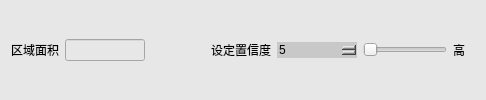
             <widget class="QWidget" name="widget_12" native="true">
              <property name="styleSheet">
               <string notr="true">background-color: rgb(231, 231, 231);</string>
              </property>
              <layout class="QHBoxLayout" name="horizontalLayout_5">
               <item>
                <widget class="QLabel" name="label_12">
                 <property name="styleSheet">
                  <string notr="true">font: 11pt &quot;微软雅黑&quot;;</string>
                 </property>
                 <property name="text">
                  <string>区域面积</string>
                 </property>
                </widget>
               </item>
               <item>
                <widget class="QLineEdit" name="lineEditImageArea">
                 <property name="minimumSize">
                  <size>
                   <width>60</width>
                   <height>0</height>
                  </size>
                 </property>
                 <property name="maximumSize">
                  <size>
                   <width>80</width>
                   <height>16777215</height>
                  </size>
                 </property>
                 <property name="styleSheet">
                  <string notr="true">font: 11pt &quot;微软雅黑&quot;;</string>
                 </property>
                </widget>
               </item>
               <item>
                <spacer name="horizontalSpacer_5">
                 <property name="orientation">
                  <enum>Qt::Horizontal</enum>
                 </property>
                 <property name="sizeType">
                  <enum>QSizePolicy::Expanding</enum>
                 </property>
                 <property name="sizeHint" stdset="0">
                  <size>
                   <width>60</width>
                   <height>20</height>
                  </size>
                 </property>
                </spacer>
               </item>
               <item>
                <widget class="QLabel" name="label_18">
                 <property name="styleSheet">
                  <string notr="true">font: 11pt &quot;微软雅黑&quot;;</string>
                 </property>
                 <property name="text">
                  <string>设定置信度</string>
                 </property>
                </widget>
               </item>
               <item>
                <widget class="KSpinBoxKb" name="spinBoxConfidence">
                 <property name="minimumSize">
                  <size>
                   <width>80</width>
                   <height>0</height>
                  </size>
                 </property>
                 <property name="maximumSize">
                  <size>
                   <width>80</width>
                   <height>16777215</height>
                  </size>
                 </property>
                 <property name="styleSheet">
                  <string notr="true">
QSpinBox
{
	
	font: 12pt &quot;微软雅黑&quot;;
	border-width:1;border-style:none;
	border-color:rgb(255, 255, 255);
	background-color: rgb(200, 200, 200);
	color::rgb(255,255, 0);

}
QSpinBox::down-button
{   
	
	background-color: rgb(200, 200, 200);
	subcontrol-origin:border;
    subcontrol-position:left;
    image: url(:/左normal.png);
    width: 20px;
    height: 30px; ;
}
QSpinBox::up-button
{
board:none;
	background-color: rgb(200, 200, 200);
	subcontrol-origin:border;
    subcontrol-position:right;
    image: url(:/右normal.png);
    width: 20px;
    height: 30px;       
}

QSpinBox::up-button:pressed
{
board:none;
background-color: rgb(103, 103, 103);
	subcontrol-origin:border;
    subcontrol-position:right;
    image: url(:/右press.png);
    width: 20px;
    height: 30px;      
}
QSpinBox::down-button:pressed
{
board:none;
background-color: rgb(103, 103, 103);
	subcontrol-origin:border;
    subcontrol-position:left;
    image: url(:/左press.png);
    width: 20px;
    height: 30px; 
}
</string>
                 </property>
                 <property name="minimum">
                  <number>5</number>
                 </property>
                 <property name="maximum">
                  <number>100</number>
                 </property>
                </widget>
               </item>
               <item>
                <widget class="QSlider" name="horizontalSliderConfidence">
                 <property name="minimumSize">
                  <size>
                   <width>80</width>
                   <height>0</height>
                  </size>
                 </property>
                 <property name="maximumSize">
                  <size>
                   <width>100</width>
                   <height>16777215</height>
                  </size>
                 </property>
                 <property name="minimum">
                  <number>5</number>
                 </property>
                 <property name="maximum">
                  <number>100</number>
                 </property>
                 <property name="orientation">
                  <enum>Qt::Horizontal</enum>
                 </property>
                </widget>
               </item>
               <item>
                <widget class="QLabel" name="label_20">
                 <property name="styleSheet">
                  <string notr="true">font: 11pt &quot;微软雅黑&quot;;</string>
                 </property>
                 <property name="text">
                  <string>高</string>
                 </property>
                </widget>
               </item>
               <item>
                <spacer name="horizontalSpacer_10">
                 <property name="orientation">
                  <enum>Qt::Horizontal</enum>
                 </property>
                 <property name="sizeType">
                  <enum>QSizePolicy::Fixed</enum>
                 </property>
                 <property name="sizeHint" stdset="0">
                  <size>
                   <width>10</width>
                   <height>20</height>
                  </size>
                 </property>
                </spacer>
               </item>
              </layout>
             </widget>
